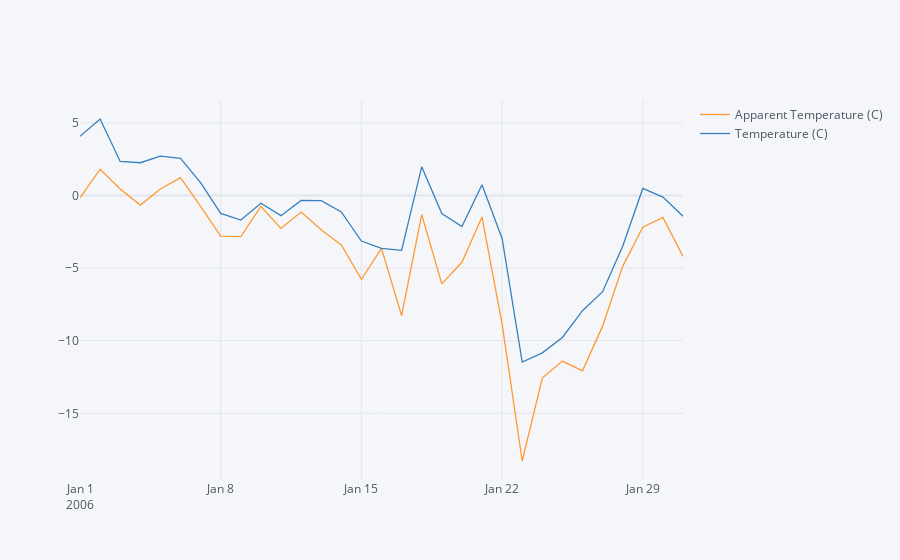

Notebook source saved alongside this figure:
### Code cell
jan.iplot(y=['Apparent Temperature (C)','Temperature (C)'])
